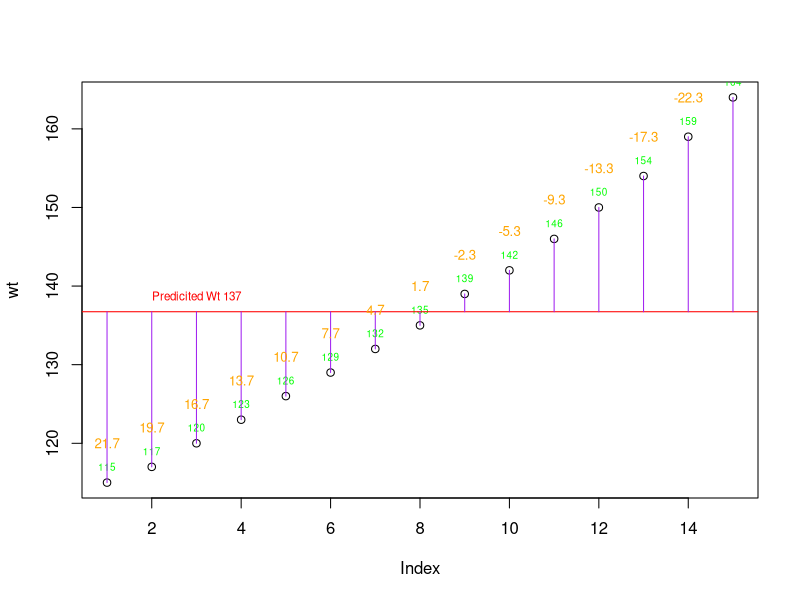

Write the R code that produced this figure.
#Simple Linear Regression 
#Predicting on variable only  : DV

data(women)
str(women)

#Batch of 15 women students have certain weights
#Predict weight of next women 

wt = women$weight

#Plot the weight
plot(wt)
mean(wt)  #This is what we predict normally
text(wt+2, labels = wt, cex=.6, col='green')
abline(h=mean(wt), col='red')
text(3,mean(wt)+2,label=paste('Predicited Wt', round(mean(wt))), col='red', cex=.7)

#error in predicting : draw line
segments(x0=1:15, y0=mean(wt), x1=1:15, y=wt, col='purple')
#Put Lables
e = mean(wt) - wt
text(1:15, wt+5, labels=round(e,1), cex=.8, col='orange')

#sum of errors
sum(e)  # approx zero

#this is why sum of squares is taken
sum(e^2)  # SSE
(rmse = sqrt(sum(e^2)/length(wt)))  #root mean square
# difference between predicted and actual values of DV
# Regression tries to minimise this error by creating a model based on best fit line
# if some indepedent variable is added there is likelihood of this error decreasing

#weight not dependent on any variable - mean(wt)
fit0 = lm(wt ~ 1)
summary(fit0)
#here the intercept is 137 which is also the mean weight
attributes(fit0)





#read this http://www.learnbymarketing.com/tutorials/explaining-the-lm-summary-in-r/
